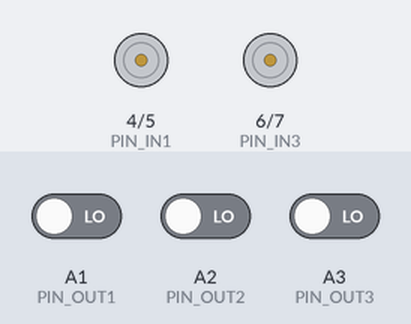
The sketch below on a simulated Arduino Uno, built with avr-gcc and run on an emulated ATmega328P. On the bench: motor-driver pin pairs drawn as motors (green arrow = first pin HIGH = forward, orange = second pin HIGH = backward, longer = more drive). The test bench sets the inputs (shaded band); at power-on: A1 (PIN_OUT1) LOW, A2 (PIN_OUT2) LOW, A3 (PIN_OUT3) LOW.

Above: at 1.7 s.
1.8 s: A1 (PIN_OUT1) driven HIGH
At 2.2 s:
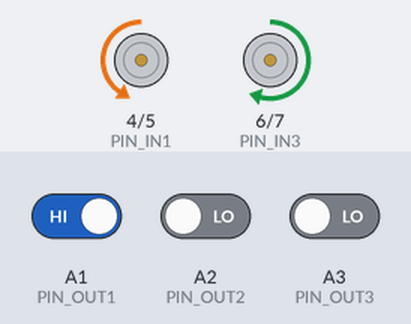
3.3 s: A2 (PIN_OUT2) driven HIGH
At 4.5 s:
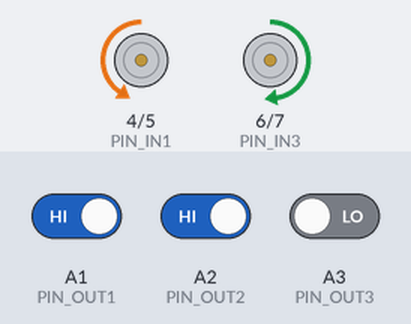
4.8 s: A3 (PIN_OUT3) driven HIGH
At 5.7 s:
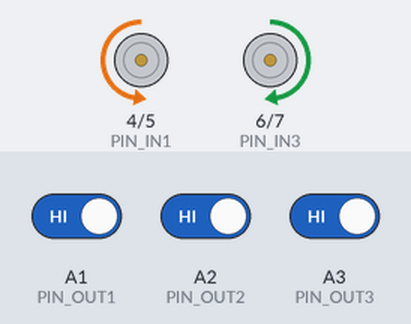
6.3 s: A2 (PIN_OUT2) driven LOW
At 6.8 s:
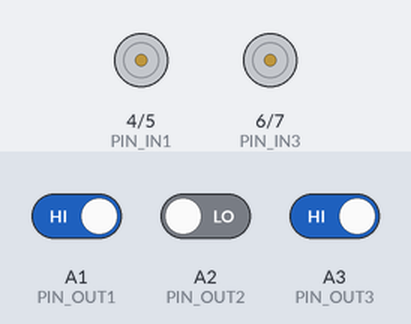
7.8 s: A1 (PIN_OUT1) driven LOW
At 9.0 s:
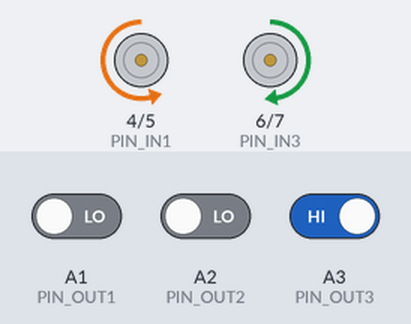
9.3 s: A3 (PIN_OUT3) driven LOW
At 9.54 s:
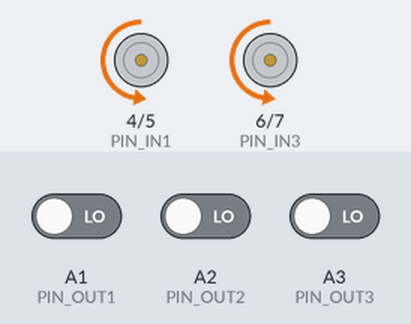
Timing chart, 0 to 12.2 s (numbered marks = the images above; inputs shaded):
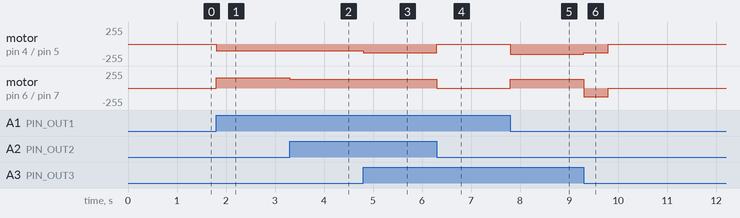

The sketch:

Test_CarLine_NoPID_3Line.ino
```cpp
/**
 * Ko có sử dụng PID
 * Việc xử lý hướng đi của xe dựa trên các trường hợp mắt dò line phản hồi
 *
 * Các hệ số tốc độ của xe được đặt cố định cho mỗi trường hợp
 * Vậy nên cần lưu ý về nguồn pin
 * Nó sẽ ảnh hướng đến độ chính xác hoạt động của xe
 * Khi pin yếu, nguồn ko cấp đủ cho motor hoạt động ... xe sẽ chạy sai!
 *
 * Phiên bản này, khi xe phát hiện có line mới chạy
 * Không có line xe sẽ dừng lại
 * Tuy nhiên, xe chỉ dừng hoàn toàn sau khoảng thời gian "timeout" tính từ lúc mất line
 */

/* ------------------------------------------------------------------------- */
/*                                 DEFINE PIN                                */
/* ------------------------------------------------------------------------- */

/**
 * Pin kết nối Thanh dò line TCRT5000
 *
 * TCRT5000 : Arduino
 * GND      - GND
 * 5V       - 5V
 * OUT1     - A1 (Digital)
 * OUT2     - A2 (Digital)
 */
#define PIN_OUT1 A1 //! A1
#define PIN_OUT2 A2 //! A2
#define PIN_OUT3 A3 //! A3

/* ------------------------------------------------------------------------- */

/**
 * Pin kết nối Driver L298
 *
 * Phần cấp nguồn cho Driver
 * +12V - ... có thể cấp nguồn trong khoảng 9V~6V
 * GND  - GND
 *
 * Dùng Jumper kết nối (mặc định)
 * ENA  - 5V
 * ENB  - 5V
 *
 * L298 : Arduino
 * IN1  : D4
 * IN2  : D5 (~)
 * IN3  : D6 (~)
 * IN4  : D7
 */
#define PIN_IN1 4 //! D4
#define PIN_IN2 5 //! D5 (~)
#define PIN_IN3 6 //! D6 (~)
#define PIN_IN4 7 //! D7

/* ------------------------------------------------------------------------- */
/*                           DEFINE CONFIG (DRIVER)                          */
/* ------------------------------------------------------------------------- */

// Tốc độ motor, đơn vị PWM (0-255)
#define PER_100 255
#define PER_90 230
#define PER_80 205
#define PER_70 179
#define PER_60 154
#define PER_50 128
#define PER_40 102
#define PER_30 77
#define PER_20 51
#define PER_10 26
#define PER_0 0

// Các mức tốc độ xe sẽ sử dụng
#define FAST PER_60   //!
#define NORMAL PER_50 //!
#define SLOW PER_40   //!

/**
 * Khoảng thời gian "timeout"
 *
 * Là khoảng thời gian cho phép xe vẫn chạy tiếp dù đã ra ngoài line
 * Đây là khoảng thời gian để xe tìm lại đường line
 *
 * Hết thời gian mà xe vẫn ko thấy line, sẽ cho xe dừng hẳn
 */
#define TIME_OUT 500 //! Đơn vị (ms)

/* ------------------------------------------------------------------------- */
/*                                  VARIABLE                                 */
/* ------------------------------------------------------------------------- */

/**
 * Tổng kích thước dữ liệu này là 1 Byte
 *
 * Bit : [7] - [6] - [5] - [4] - [3] - [2] - [1] - [0]
 * Line:  x     x     x     x     x    OUT3  OUT2  OUT1
 */
struct DataLine
{
  // Mép Phải
  bool line1 : 1; // OUT1 - Bit [0]
  bool line2 : 1; // OUT2 - Bit [1]
  bool line3 : 1; // OUT3 - Bit [2]
  // Mép Trái
};

/**
 * Tổng kích thước dữ liệu này là 1 Byte
 * Biến "dataLine" và "stateLine" cùng chia sẽ vị trí bộ nhớ
 */
union MapLine
{
  DataLine dataLine;
  byte stateLine;
} raw;

/**
 * Cho biết hướng lệch hiện tại của xe
 * Lệch Phải mức 2 : +2
 * Lệch Phải mức 1 : +1
 * Ngay giữa line  :  0
 * Lệch Trái mức 1 : -1
 * Lệch Trái mức 2 : -2
 */
int8_t direction;

/**
 * Cho biết xe đang trong line hay ngoài line
 * Trong line : TRUE
 * Ngoài line : FALSE
 */
bool inLine;

// Lưu thời điểm phát hiện xe vừa ra ngoài line
unsigned long capPoint;

/* ------------------------------------------------------------------------- */
/*                                  FUNCTION                                 */
/* ------------------------------------------------------------------------- */

// Điều khiển Motor bên Phải quay tới
void motorRight_RotateForward(byte PWM)
{
  digitalWrite(PIN_IN1, LOW);
  analogWrite(PIN_IN2, PWM);
}

// Điều khiển Motor bên Trái quay tới
void motorLeft_RotateForward(byte PWM)
{
  analogWrite(PIN_IN3, PWM);
  digitalWrite(PIN_IN4, LOW);
}

// Điều khiển Motor bên Phải quay lùi
void motorRight_RotateReverse(byte PWM)
{
  digitalWrite(PIN_IN1, HIGH);
  analogWrite(PIN_IN2, 255 - PWM);
}

// Điều khiển Motor bên Trái quay lùi
void motorLeft_RotateReverse(byte PWM)
{
  analogWrite(PIN_IN3, 255 - PWM);
  digitalWrite(PIN_IN4, HIGH);
}

// Điều khiển Motor bên Phải dừng lại
void motorRight_Stop()
{
  digitalWrite(PIN_IN1, LOW);
  digitalWrite(PIN_IN2, LOW);
}

// Điều khiển Motor bên Trái dừng lại
void motorLeft_Stop()
{
  digitalWrite(PIN_IN3, LOW);
  digitalWrite(PIN_IN4, LOW);
}

/* ------------------------------------------------------------------------- */
/* ------------------------------------------------------------------------- */
/* ------------------------------------------------------------------------- */

/* ------------------------- Điều khiển xe dừng lại ------------------------ */
void stop()
{
  // Bánh phải dừng lại
  motorRight_Stop();
  // Bánh trái dừng lại
  motorLeft_Stop();
}

/* ------------------------- Điều khiển xe đi thẳng ------------------------ */
void go_straight_custom(byte speedLeft, byte speedRight)
{
  // Bánh phải đi tới
  motorRight_RotateForward(speedRight);
  // Bánh trái đi tới
  motorLeft_RotateForward(speedLeft);
}

/* ------------------------ Điều khiển xe quay trái ------------------------ */
void turn_left(byte speed)
{
  // Bánh phải đi tới
  motorRight_RotateForward(speed);
  // Bánh trái đi lùi
  motorLeft_RotateReverse(speed);
}

/* ------------------------ Điều khiển xe quay phải ------------------------ */
void turn_right(byte speed)
{
  // Bánh phải đi lùi
  motorRight_RotateReverse(speed);
  // Bánh trái đi tới
  motorLeft_RotateForward(speed);
}

/* ------------------------------------------------------------------------- */
/* ------------------------------------------------------------------------- */
/* ------------------------------------------------------------------------- */

void motor_control()
{
  /**
   * Trái ------------ Phải
   * |                    |
   * | OUT3 | OUT2 | OUT1 |
   *
   * Khoảng cách phát hiện Line ĐEN (~1cm)
   * Có Line - HIGH - Bit 1
   * Ko Line - LOW  - Bit 0
   */
  raw.dataLine.line1 = digitalRead(PIN_OUT1);
  raw.dataLine.line2 = digitalRead(PIN_OUT2);
  raw.dataLine.line3 = digitalRead(PIN_OUT3);

  // Điều khiển xe
  switch (raw.stateLine)
  {
    /* --------------------- Hết line, hoặc ngoài line --------------------- */

  case 0: // 000
    /* ------------------ Bắt đầu đếm thời gian "timeout" ------------------ */
    /* ---------------- Kể từ lúc xe vừa lệch ra ngoài line ---------------- */
    if (inLine)
    {
      capPoint = millis();
      inLine = false;
    }
    /* --------------------- Nếu quá thời gian giới hạn -------------------- */
    /* ------------------------- Sẽ cho xe dừng lại ------------------------ */
    if (millis() - capPoint >= TIME_OUT)
    {
      direction = 0;
      inLine = false;
      stop();
    }
    /* ---------------- Nếu vẫn còn trong thời gian cho phép --------------- */
    /* ----------------- Điều khiển xe cố gắng tìm lại line ---------------- */
    else
    {
      switch (direction)
      {
      case 2: // Lệch phải nhiều ... xoay trái vừa
        turn_left(NORMAL);
        break;
      case 1: // Lệch phải ít ... xoay trái chậm
        turn_left(SLOW);
        break;
      case 0: // Giữa ... cứ đi thẳng tiếp
        go_straight_custom(SLOW, SLOW);
        break;
      case -1: // Lệch trái ít ... xoay phải chậm
        turn_right(SLOW);
        break;
      case -2: // Lệch trái nhiều ... xoay phải vừa
        turn_right(NORMAL);
        break;
      }
    }
    break;

    /* ----------------------------- Lệch trái ----------------------------- */

    /* Lệch trái nhiều ... rẽ phải ... bánh trái quay nhanh hơn nữa */
  case 1: // 001
    direction = -2;
    inLine = true;
    go_straight_custom(FAST, SLOW);
    break;

    /* Lệch trái ít ... rẽ phải ... bánh trái quay nhanh hơn */
  case 3: // 011
    direction = -1;
    inLine = true;
    go_straight_custom(NORMAL, SLOW);
    break;

    /* ----------------------------- Giữa line ----------------------------- */

    /* Giữa line ... đường line nhỏ ... chạy chậm */
  case 2: // 010
    direction = 0;
    inLine = true;
    go_straight_custom(SLOW, SLOW);
    break;

    /* Giữa line ... đường line lớn ... chạy vừa */
  case 7: // 111
    direction = 0;
    inLine = true;
    go_straight_custom(NORMAL, NORMAL);
    break;

    /* ----------------------------- Lệch phải ----------------------------- */

    /* Lệch phải ít ... rẽ trái ... bánh phải quay nhanh hơn */
  case 6: // 110
    direction = 1;
    inLine = true;
    go_straight_custom(SLOW, NORMAL);
    break;

    /* Lệch phải nhiều ... rẽ trái ... bánh phải quay nhanh hơn nữa */
  case 4: // 100
    direction = 2;
    inLine = true;
    go_straight_custom(SLOW, FAST);
    break;

    /* ------------------------ Các trường hợp khác ------------------------ */

  case 5: // 101
    direction = 0;
    inLine = false;
    stop();
    break;

    /* --------------------------------------------------------------------- */
  }
}

/* ------------------------------------------------------------------------- */
/*                                RUN ONE TIME                               */
/* ------------------------------------------------------------------------- */

void setup()
{
  // Thiết đặt các chân điều khiển Driver
  pinMode(PIN_IN1, OUTPUT);
  pinMode(PIN_IN2, OUTPUT);
  pinMode(PIN_IN3, OUTPUT);
  pinMode(PIN_IN4, OUTPUT);

  // Tránh xe chạy liền ngay khi vừa khởi động
  delay(TIME_OUT);
}

/* ------------------------------------------------------------------------- */
/*                                    MAIN                                   */
/* ------------------------------------------------------------------------- */

void loop()
{
  /**
   * Trình tự các bước điều khiển xe:
   * |
   * Bước 1: đọc giá trị các mắt dò line (3 cảm biến)
   * Bước 2: tổ hợp giá trị phản hồi của các cảm biến sẽ tạo ra các trường hợp khác nhau
   * Bước 3: điều khiển các bánh xe dựa theo từng trường hợp
   */
  motor_control();
}
```

Measured:
- after the input at 1.8 s, motor on pin 4 (PIN_IN1) / pin 5 (PIN_IN2): stopped → backward 102/255 at once; motor on pin 6 (PIN_IN3) / pin 7 (PIN_IN4): stopped → forward 154/255 at once
- after the input at 3.3 s, motor on pin 6 (PIN_IN3) / pin 7 (PIN_IN4): forward 154/255 → forward 128/255 at once
- after the input at 4.8 s, motor on pin 4 (PIN_IN1) / pin 5 (PIN_IN2): backward 102/255 → backward 128/255 at once
- after the input at 6.3 s, motor on pin 4 (PIN_IN1) / pin 5 (PIN_IN2): backward 128/255 → stopped at once; motor on pin 6 (PIN_IN3) / pin 7 (PIN_IN4): forward 128/255 → stopped at once
- after the input at 7.8 s, motor on pin 4 (PIN_IN1) / pin 5 (PIN_IN2): stopped → backward 154/255 at once; motor on pin 6 (PIN_IN3) / pin 7 (PIN_IN4): stopped → forward 128/255 at once
- after the input at 9.3 s, motor on pin 4 (PIN_IN1) / pin 5 (PIN_IN2): backward 154/255 → backward 128/255 at once, → stopped 0.50 s later; motor on pin 6 (PIN_IN3) / pin 7 (PIN_IN4): forward 128/255 → backward 128/255 at once, → stopped 0.50 s later
